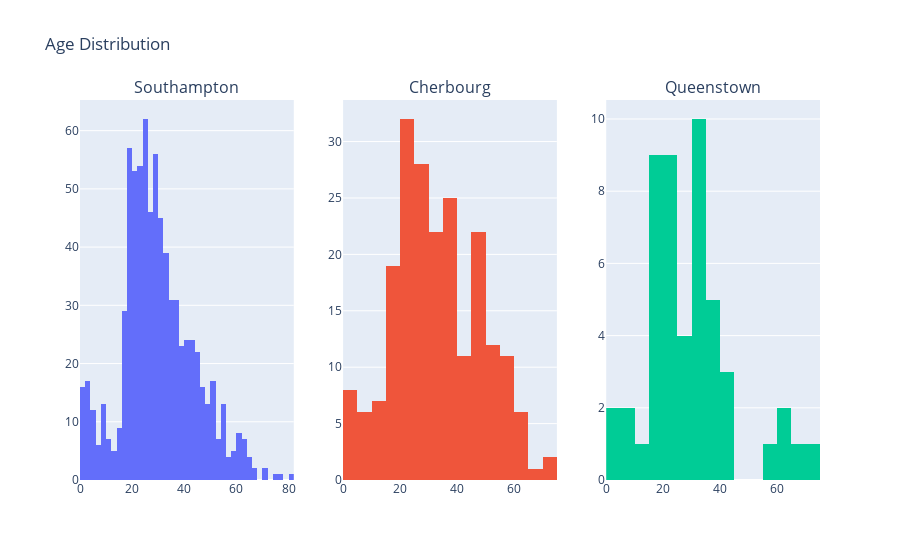

Source (notebook cell):
### Code cell
fig = make_subplots(rows=1, cols=3, subplot_titles=['Southampton', 'Cherbourg', 'Queenstown'])

fig.add_trace(go.Histogram(x=titanic_df[titanic_df['embarked'] == 'S']['age']), row=1, col=1)
fig.add_trace(go.Histogram(x=titanic_df[titanic_df['embarked'] == 'C']['age']), row=1, col=2)
fig.add_trace(go.Histogram(x=titanic_df[titanic_df['embarked'] == 'Q']['age']), row=1, col=3)

fig.update_layout(title_text='Age Distribution', showlegend=False)

fig.show()

### Figure 1 — Plotly figure (JSON) as saved in the notebook; plotly's stock layout.template omitted (floating-point values rounded to 4 significant figures; data arrays with more than 128 entries replaced by an {"elided": "..."} marker saying what was removed)
{"data": [{"type": "histogram", "x": {"elided": "914 float values"}, "xaxis": "x", "yaxis": "y"}, {"type": "histogram", "x": {"elided": "270 float values"}, "xaxis": "x2", "yaxis": "y2"}, {"type": "histogram", "x": [44, 33, 37, null, 35, 57, null, 61, 62, 30, 27, null, 40, 32, 22, 18.5, 21, 19, 18, 21, 21, 16, 37, 21, 24, 31, 31, 22, 30, 70.5, 30, 29, 19, 32, 24, 65, 40.5, null, null, null, 26, null, null, 25, 16, null, 17, null, null, 18, null, null, null, null, null, null, 34.5, null, null, null, null, null, null, null, null, null, null, null, 30.5, null, null, null, null, null, null, null, null, null, 15, 35, null, null, null, null, null, null, null, null, null, 24, null, null, null, null, null, null, null, null, null, null, null, null, null, null, null, null, null, 10, 4, 7, 2, 8, 39, null, null, null, null, null, null, null, null, null, null], "xaxis": "x3", "yaxis": "y3"}], "layout": {"annotations": [{"font": {"size": 16}, "showarrow": false, "text": "Southampton", "x": 0.1444, "xanchor": "center", "xref": "paper", "y": 1, "yanchor": "bottom", "yref": "paper"}, {"font": {"size": 16}, "showarrow": false, "text": "Cherbourg", "x": 0.5, "xanchor": "center", "xref": "paper", "y": 1, "yanchor": "bottom", "yref": "paper"}, {"font": {"size": 16}, "showarrow": false, "text": "Queenstown", "x": 0.8556, "xanchor": "center", "xref": "paper", "y": 1, "yanchor": "bottom", "yref": "paper"}], "showlegend": false, "title": {"text": "Age Distribution"}, "xaxis": {"anchor": "y", "domain": [0, 0.2889]}, "xaxis2": {"anchor": "y2", "domain": [0.3556, 0.6444]}, "xaxis3": {"anchor": "y3", "domain": [0.7111, 1]}, "yaxis": {"anchor": "x", "domain": [0, 1]}, "yaxis2": {"anchor": "x2", "domain": [0, 1]}, "yaxis3": {"anchor": "x3", "domain": [0, 1]}}}
